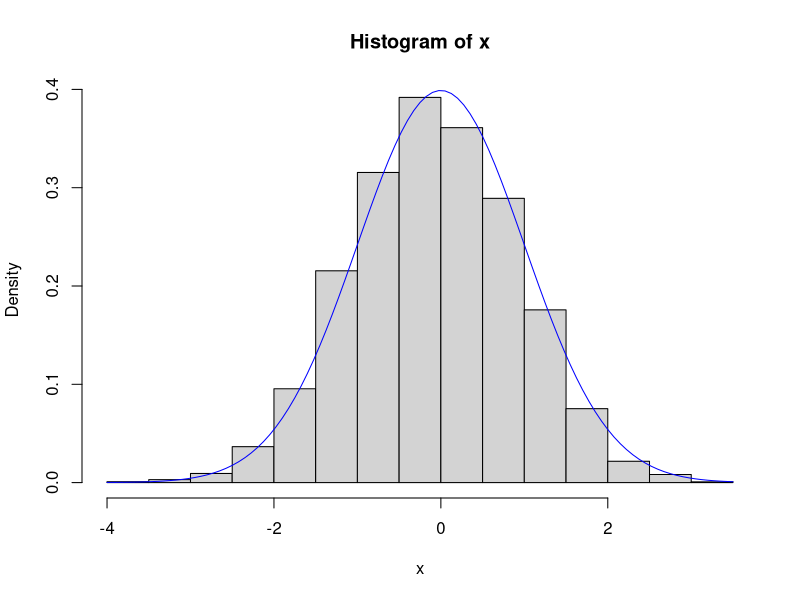
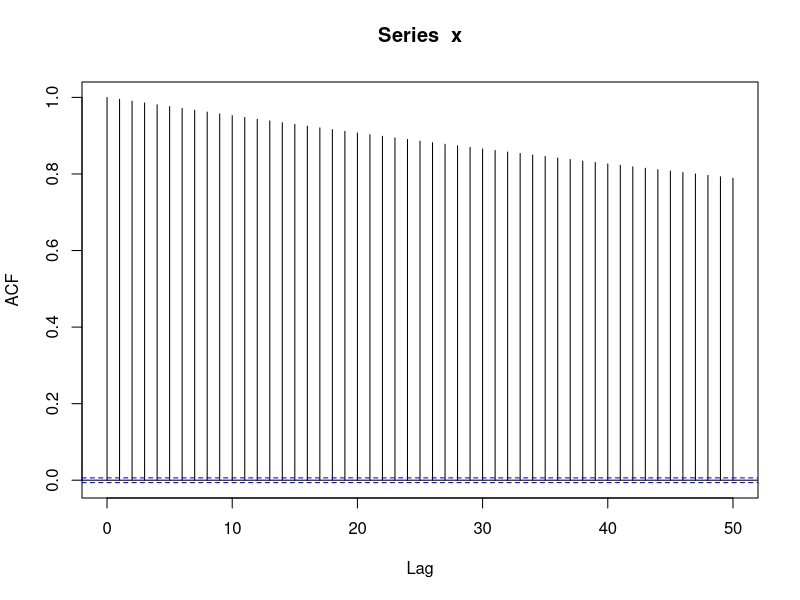
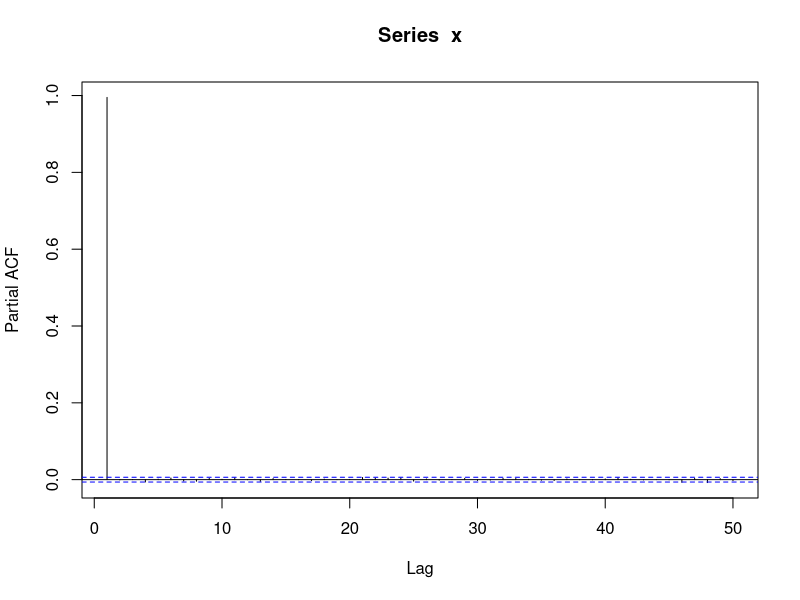
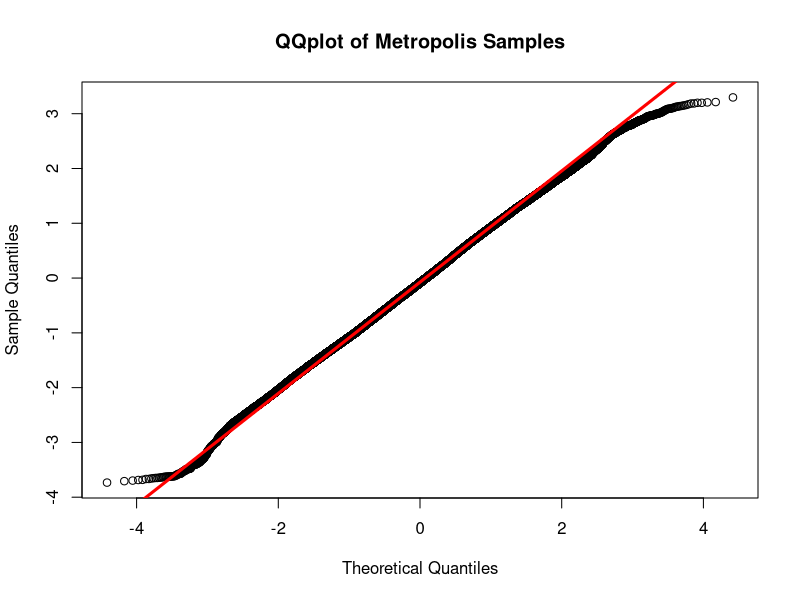
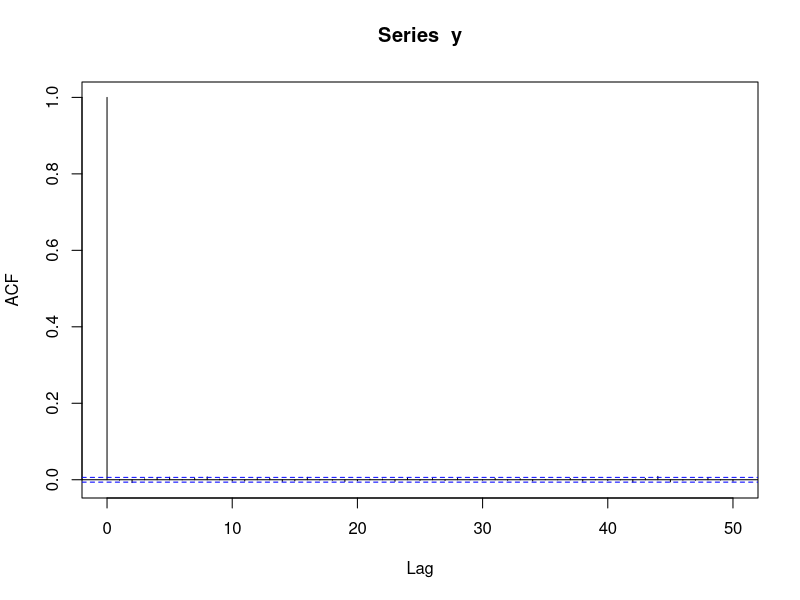
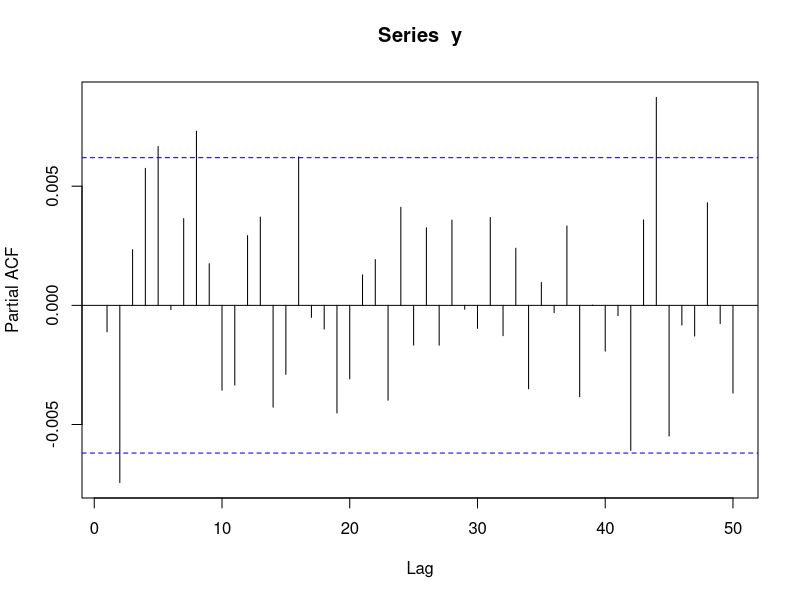
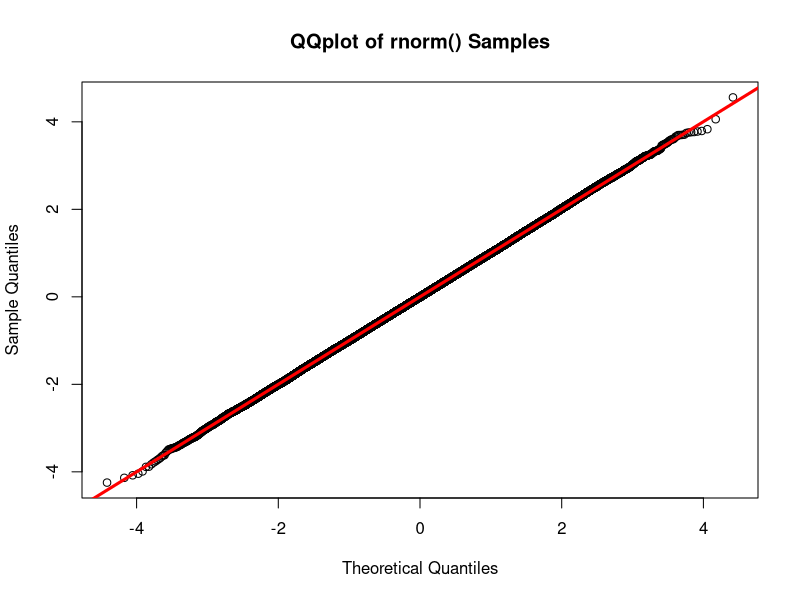
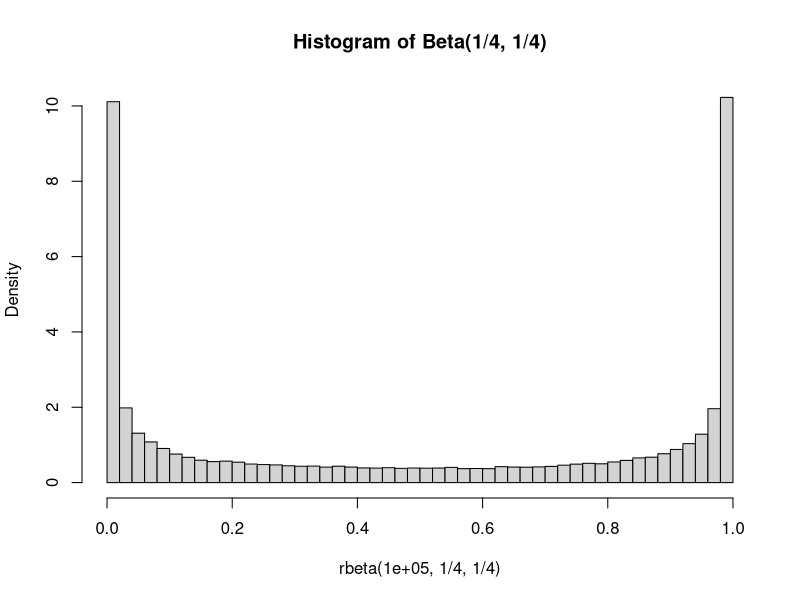

Recreate these plots in R, in order.
#For this sampler we need
#1) the pdf of the target distribution (what we're trying to explore)
#2) the pdf of the proposal distribution q (how we find the next point in the 
#Markov chain from the current point)
#3) a function to generate points from the proposal distribution, given the current point

#In this example we're trying to get samples from a N(0,1) using a N(0, 0.1). 
#You can chang the proposal distribution if you like.
geneq = function(x){ #this function gets numbers from our proposal distribution q
  rnorm(1, mean=x, sd = 0.1) #try changing the sd for this distribution
}
q = function(x, y){ #the pdf of q
  dnorm(y, mean=x, sd=0.1)#try changing the sd for this distribution.
}
f = function(x){ #the pdf of f - the target distribution
  dnorm(x, mean=0, sd = 1)
}

Nsim = 1e5
x = rep(0, Nsim) #start at x[1]==0... this doesn't matter too much
for(t in 1:(Nsim-1)){
  y = geneq(x[t])
  r = runif(1)
  # if(r < min(1, f(y)*q(y,x[t])/(f(x[t])*q(x[t],y))))
  if(r < min(1, f(y) / f(x[t]) )) #same as above if q(x,y) == q(y,x), i.e. q is symmetric
  {
    x[t+1] = y
  } else x[t+1] = x[t]
}
hist(x, freq=FALSE)
curve(dnorm(x), add=TRUE, col='blue')
acf(x) #Sequential samples are VERY correlated with each other. But we probably don't care.
pacf(x)
qqnorm(x, main='QQplot of Metropolis Samples'); qqline(x, lwd=3, col='red')

#how does this compare to normal data generated directly from rnorm()?
y=rnorm(Nsim)
acf(y)
pacf(y)
qqnorm(y, main='QQplot of rnorm() Samples'); qqline(y, lwd=3, col='red')

#What if f() is not uni-modal Can the MH sampler still sample from the whole distribution??
#Let's say that f() is rbeta(1/4, 1/4). We'll keep our q as normal, but narrow it to SD=0.25
hist(rbeta(1e5, 1/4, 1/4), breaks=50, freq=FALSE,
     main = 'Histogram of Beta(1/4, 1/4)') #FYI. Note that it's bi-modal.

geneq = function(x){#this function gets numbers from our proposal distribution q
  rnorm(1, mean=x, sd=0.05)
}
q = function(x, y){#the pdf of q
  dnorm(y, mean=x, sd=0.05)
}
f = function(x){#the pdf of f - the target distribution
  dbeta(x, .25, .25)
}
Nsim = 1e3
x = rep(0.5, Nsim)
#start at 0.5 because if we start outside at 0 or 1 (or outside those bounds) it will never move - f(x) will always be 0
for(t in 1:(Nsim-1)){
  y = geneq(x[t])
  r = runif(1)
  # if(r < min(1, f(y)*q(y,x[t])/(f(x[t])*q(x[t],y))))
  if(r < min(1, f(y) / f(x[t])) ) #same as above if q(x,y) == q(y,x), i.e. q is symmetric
  {
    x[t+1] = y
  } else x[t+1] = x[t]
}
hist(x, freq=FALSE)
curve(dbeta(x, 1/4, 1/4), add=TRUE, col='blue')
#is the distribution lopsided? Why? Does increasing Nsim change that?
acf(x)
